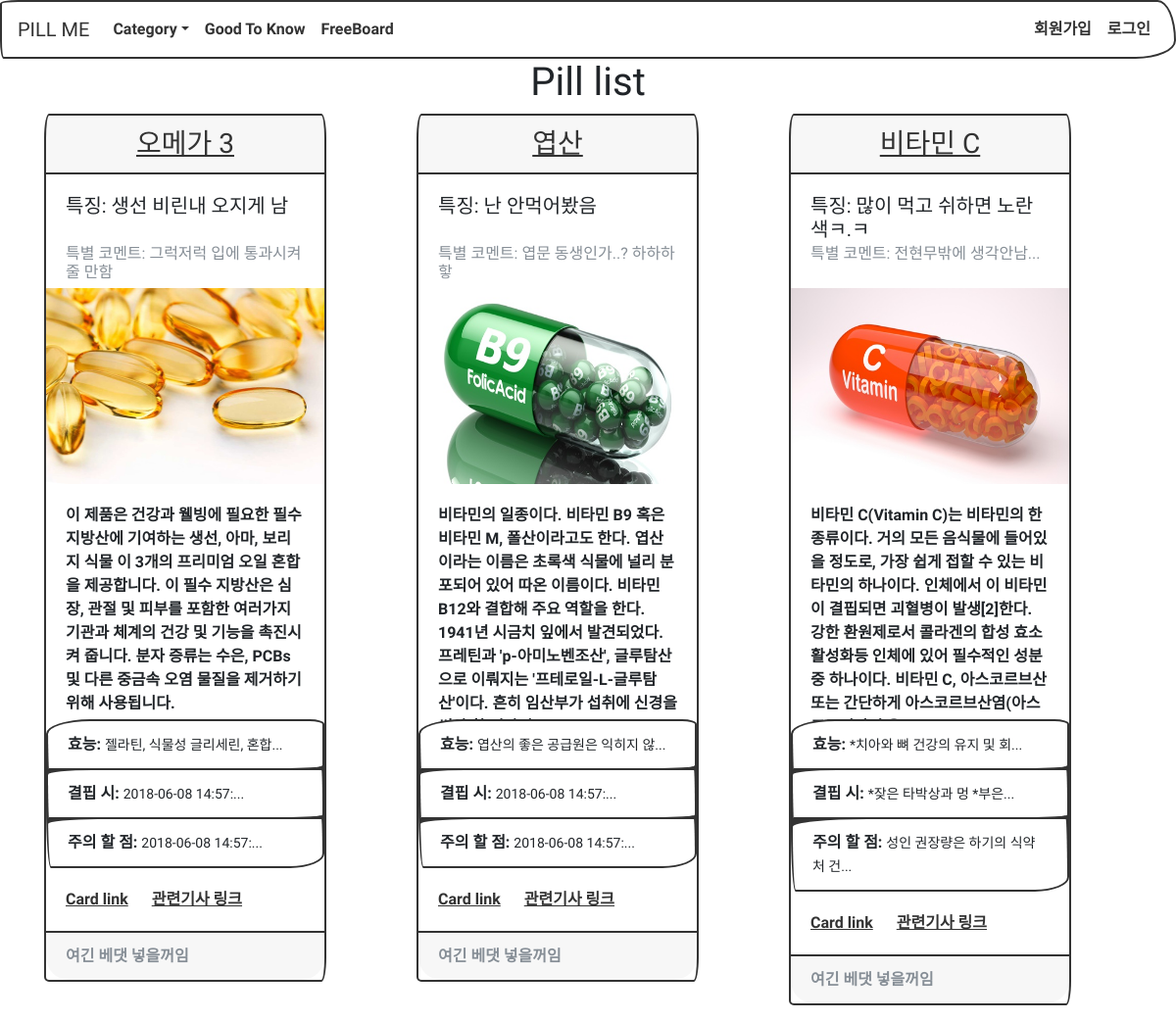
Screenshot of /pills/pill_list/ with the database file from the repository.
### pills/models.py (models this page shows, shortened)
class Pills(models.Model):
	name			= models.CharField(max_length=20, null=False)
	feature			= models.TextField(max_length=50, null=True)
	editor_said		= models.TextField(max_length=50, null=True)
	description		= models.TextField(max_length=2000)
	where_it_from	= models.TextField(max_length=2000)
	benefit			= models.TextField(max_length=2000)
	shortage		= models.TextField(max_length=2000)
	careful			= models.TextField(max_length=2000)
	category_body	= models.ManyToManyField(Categories_Body)
	category_gender	= models.ManyToManyField(Categories_Gender)
	image			= models.ImageField(upload_to='upload_images/pills/%Y/%m/%d')
	def get_absolute_url(self):
		return reverse('pills:pill_detail', args=[self.id])

### pills/views.py (the view)
class PillListView(ListView):
	model = Pills
	template_name = "pills/pill_list.html"
	def get_context_data(self, **kwargs):
		context = super(PillListView, self).get_context_data(**kwargs)
		return context

### pills/templates/pills/pill_list.html
{% extends "base.html" %}
{% block content %}
<h1 style="text-align: center;">Pill list</h1>
	<div class='container'>
  		<div class="row">
  		{% for pills in object_list %}
  			<div class="col-lg-4">
			  	<div class="card mb-3" style="width: 18rem;">
			  		<a href="{{ pills.get_absolute_url }}"><h3 class="card-header" style="text-align: center;">{{ pills.name }}</h3></a>
			  		<div class="card-body">
			  			<h5 class="card-title" style="height: 45px;"">특징: {{ pills.feature }}</h5>
			  			<h6 class="card-subtitle text-muted" style="height: 25px;">특별 코멘트: {{ pills.editor_said }}</h6>
			  		</div>
			  		<img style="height: 200px; width: 100%; display: block;" src="{{ pills.image.url }}" alt="Card image">
			  		<div class="card-body">
			  			<p class="card-text" style="height: 200px;">{{ pills.description|truncatechars:200 }}</p>
			  		</div>
			  		<ul class="list-group list-group-flush">
			  			<li class="list-group-item"><b>효능:</b> <small>{{ pills.benefit|truncatechars:20 }}</small></li>
			  			<li class="list-group-item"><b>결핍 시:</b> <small>{{ pills.shortage|truncatechars:20 }}</small></li>
			  			<li class="list-group-item"><b>주의 할 점:</b> <small>{{ pills.careful|truncatechars:20 }}</small></li>
			  		</ul>
			  		<div class="card-body">
			 			<a href="#" class="card-link">Card link</a>
			  			<a href="#" class="card-link">관련기사 링크</a>
			  		</div>
			  		<div class="card-footer text-muted">
			  			여긴 베댓 넣을꺼임
			  		</div>
		  		</div>
		  	</div>
	{% endfor %}
{% endblock %}

### templates/base.html (shortened to what this page needs)
<!doctype html>
<html lang="en">
<head>
<link href="https://stackpath.bootstrapcdn.com/bootswatch/4.1.1/sketchy/bootstrap.min.css" rel="stylesheet">
</head>
<body>
	{% include 'base/navbar.html' %}
	{% block content %}
	{% endblock %}
</body>
</html>

### templates/base/navbar.html (shortened to what this page needs)
<nav class="navbar navbar-expand-lg navbar-light bg-light">
	<a class="navbar-brand" href="{% url 'home' %}">PILL ME</a>
	<div class="collapse navbar-collapse" id="navbarColor03">
		<ul class="navbar-nav mr-auto">
			<li class="nav-item dropdown show">
				<a class="nav-link dropdown-toggle" data-toggle="dropdown" href="#" role="button" aria-haspopup="true" aria-expanded="true">Category</a>
			</li>
			<li class="nav-item">
				<a class="nav-link" href="#">Good To Know</a>
			</li>
			<li class="nav-item">
				<a class="nav-link" href="#">FreeBoard</a>
			</li>
		</ul>
		{% if user.is_active %}
		<ul class="nav navbar-nav navbar-right">
			<li class="nav-right">
				<a class="nav-link" href="{% url 'accounts:user_detail' user %}">프로필</a>
			</li>
			<li class="nav-right">
				<a class="nav-link" href="{% url 'accounts:logout' %}">로그아웃</a>
			</li>
		</ul>
		{% else %}
		<ul class="nav navbar-nav navbar-right">
			<li class="nav-right">
				<a class="nav-link" href="{% url 'accounts:register' %}">회원가입</a>
			</li>
			<li class="nav-right">
				<a class="nav-link" href="{% url 'accounts:login' %}">로그인</a>
			</li>
		</ul>
		{% endif %}
	</div>
</nav>

### rows the page displays
Pills: name "오메가 3", feature "생선 비린내 오지게 남", editor_said "그럭저럭 입에 통과시켜 줄 만함", image (picture), description "이 제품은 건강과 웰빙에 필요한 필수 지방산에 기여하는 생선, 아마, 보리지 식물 이 3개의 프리미엄 오일 혼합을 제공합니다. 이 필수 지방산은 심장, 관절 및 피부를 포함한 여러가지 기관과 체계의 건강 및 기능을 촉진시켜 줍니다. 분자 증류는 수은, PCBs 및 다른 중금속 오염 물질을 제거하기 위해 사용됩니다.", benefit "젤라틴, 식물성 글리세린, 혼합...", shortage "2018-06-08 14:57:...", careful "2018-06-08 14:57:..."
Pills: name "엽산", feature "난 안먹어봤음", editor_said "엽문 동생인가..? 하하하핳", image (picture), description "비타민의 일종이다. 비타민 B9 혹은 비타민 M, 폴산이라고도 한다. 엽산이라는 이름은 초록색 식물에 널리 분포되어 있어 따온 이름이다. 비타민 B12와 결합해 주요 역할을 한다. 1941년 시금치 잎에서 발견되었다. 프레틴과 'p-아미노벤조산', 글루탐산으로 이뤄지는 '프테로일-L-글루탐산'이다. 흔히 임산부가 섭취에 신경을…", benefit "엽산의 좋은 공급원은 익히지 않...", shortage "2018-06-08 14:57:...", careful "2018-06-08 14:57:..."
Pills: name "비타민 C", feature "많이 먹고 쉬하면 노란색ㅋ.ㅋ", editor_said "전현무밖에 생각안남...", image (picture), description "비타민 C(Vitamin C)는 비타민의 한 종류이다. 거의 모든 음식물에 들어있을 정도로, 가장 쉽게 접할 수 있는 비타민의 하나이다. 인체에서 이 비타민이 결핍되면 괴혈병이 발생[2]한다. 강한 환원제로서 콜라겐의 합성 효소 활성화등 인체에 있어 필수적인 성분중 하나이다. 비타민 C, 아스코르브산 또는 간단하게…", benefit "*치아와 뼈 건강의 유지 및 회...", shortage "*잦은 타박상과 멍 *부은...", careful "성인 권장량은 하기의 식약처 건..."
